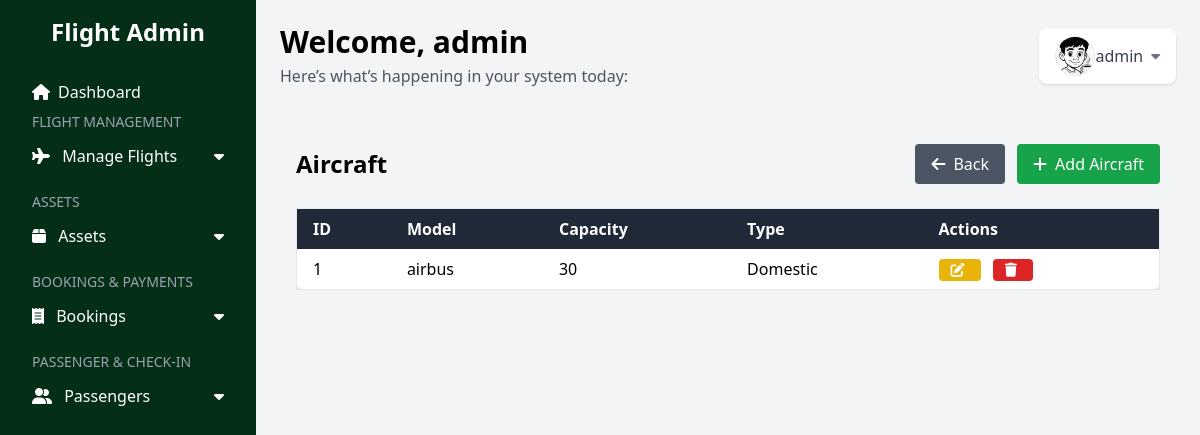
/aircraft (signed in), run on the app's committed database.
### web/models.py (models this page shows)
class User(db.Model, UserMixin):
    id = db.Column(db.Integer, primary_key=True)
    username = db.Column(db.String(225), unique=True, nullable=False)
    password = db.Column(db.String(225), nullable=False)
    profile_image = db.Column(db.String(255), nullable=True, default='default.png')  # default image

class Aircraft(db.Model):
    __tablename__ = 'aircraft'
    id = db.Column(db.Integer, primary_key=True)
    model = db.Column(db.String(100), nullable=False)
    type = db.Column(db.String(20), nullable=False)  # NEW: "Domestic" or "International"
    capacity = db.Column(db.Integer, nullable=False)
    airline_id = db.Column(db.Integer, db.ForeignKey('airline.id'), nullable=False)
    airline = db.relationship('Airline', back_populates='aircraft')
    flights = db.relationship('Flight', back_populates='aircraft')

### web/views.py (the view)
@views.route('/aircraft')
@login_required
def aircraft():
    all_aircraft = Aircraft.query.all()
    return render_template('assets/aircraft.html', aircraft=all_aircraft)

### web/__init__.py (called while the page is built)
def create_app():
    app = Flask(__name__)
    app.config['SECRET_KEY'] = "secret_key"
    app.config['SQLALCHEMY_DATABASE_URI'] = f'sqlite:///{DB_NAME}'
    db.init_app(app)
    from .views import views
    from .auth import auth
    app.register_blueprint(views, url_prefix="/")
    app.register_blueprint(auth, url_prefix="/")
    from .models import User
    create_database(app)
    login_manager = LoginManager()
    login_manager.login_view = 'auth.login'
    login_manager.init_app(app)
    @login_manager.user_loader
    def load_user(id):
        return User.query.get(int(id))
    return app

### web/templates/assets/aircraft.html
{% extends 'base.html' %}
{% block content %}
<div class="max-w-6xl mx-auto px-4 py-8">
    <div class="flex flex-wrap justify-between items-center mb-6">
        <h2 class="text-2xl font-bold">Aircraft</h2>
        <div class="flex gap-3 mt-4 md:mt-0">
            <a href="{{ url_for('views.dashboard') }}" class="inline-flex items-center bg-gray-600 hover:bg-gray-700 text-white px-4 py-2 rounded">
                <i class="fas fa-arrow-left mr-2"></i> Back
            </a>
            <a href="{{ url_for('views.add_aircraft') }}" class="inline-flex items-center bg-green-600 hover:bg-green-700 text-white px-4 py-2 rounded">
                <i class="fas fa-plus mr-2"></i> Add Aircraft
            </a>
        </div>
    </div>
    <div class="overflow-x-auto">
        <table class="min-w-full bg-white shadow border rounded-lg">
            <thead class="bg-gray-800 text-white">
                <tr>
                    <th class="px-4 py-2 text-left">ID</th>
                    <th class="px-4 py-2 text-left">Model</th>
                    <th class="px-4 py-2 text-left">Capacity</th>
                    <th class="px-4 py-2 text-left">Type</th>
                    <th class="px-4 py-2 text-left">Actions</th>
                </tr>
            </thead>
            <tbody class="divide-y divide-gray-200">
                {% for a in aircraft %}
                <tr class="hover:bg-gray-100 even:bg-gray-50">
                    <td class="px-4 py-2">{{ a.id }}</td>
                    <td class="px-4 py-2">{{ a.model }}</td>
                    <td class="px-4 py-2">{{ a.capacity }}</td>
                    <td class="px-4 py-2">{{ a.type }}</td>
                    <td class="px-4 py-2 space-x-2">
                        <a href="{{ url_for('views.edit_aircraft', id=a.id) }}" class="inline-flex items-center px-3 py-1 bg-yellow-500 hover:bg-yellow-600 text-white rounded text-sm">
                            <i class="fas fa-edit mr-1"></i>
                        </a>
                        <a href="{{ url_for('views.delete_aircraft', id=a.id) }}" onclick="return confirm('Delete this aircraft?');" class="inline-flex items-center px-3 py-1 bg-red-600 hover:bg-red-700 text-white rounded text-sm">
                            <i class="fas fa-trash mr-1"></i>
                        </a>
                    </td>
                </tr>
                {% endfor %}
            </tbody>
        </table>
    </div>
</div>
{% endblock %}

### web/templates/base.html (shortened to what this page needs)
<!DOCTYPE html>
<html lang="en">
<head>
  <script src="https://cdn.tailwindcss.com"></script>
  <link href="https://cdnjs.cloudflare.com/ajax/libs/font-awesome/6.4.0/css/all.min.css" rel="stylesheet">
</head>
<body class="h-screen bg-gray-100 flex">
  <nav class="w-64 bg-green-950 text-white flex flex-col p-4 fixed h-full overflow-y-auto">
    <h4 class="text-center text-2xl font-bold mb-6">Flight Admin</h4>
    <a href="{{ url_for('views.dashboard') }}" class="flex justify-between items-center py-2 px-4 hover:bg-gray-700 rounded">
      <span class="flex items-center">
        <i class="fas fa-home mr-2"></i> Dashboard
      </span>
    </a>
    <div class="text-sm uppercase text-gray-400 px-4 mb-1">Flight Management</div>
    <button class="w-full text-left px-4 py-2 hover:bg-gray-700 flex justify-between items-center" onclick="toggleMenu('flightMgmt')">
      <span><i class="fas fa-plane mr-2"></i> Manage Flights</span><i class="fas fa-caret-down"></i>
    </button>
    <div class="text-sm uppercase text-gray-400 px-4 mt-4 mb-1">Assets</div>
    <button class="w-full text-left px-4 py-2 hover:bg-gray-700 flex justify-between items-center" onclick="toggleMenu('assets')">
      <span><i class="fas fa-box mr-2"></i> Assets</span><i class="fas fa-caret-down"></i>
    </button>
    <div class="text-sm uppercase text-gray-400 px-4 mt-4 mb-1">Bookings & Payments</div>
    <button class="w-full text-left px-4 py-2 hover:bg-gray-700 flex justify-between items-center" onclick="toggleMenu('bookings')">
      <span><i class="fas fa-receipt mr-2"></i> Bookings</span><i class="fas fa-caret-down"></i>
    </button>
    <div class="text-sm uppercase text-gray-400 px-4 mt-4 mb-1">Passenger & Check-In</div>
    <button class="w-full text-left px-4 py-2 hover:bg-gray-700 flex justify-between items-center" onclick="toggleMenu('passenger')">
      <span><i class="fas fa-user-friends mr-2"></i> Passengers</span><i class="fas fa-caret-down"></i>
    </button>
  </nav>
  <main class="ml-64 p-6 w-full overflow-y-auto">
    <div class="mb-6 flex justify-between items-center">
      <div>
        <h1 class="text-3xl font-bold mb-1">Welcome, {{ current_user.username }}</h1>
        <p class="text-gray-600">Here’s what’s happening in your system today:</p>
      </div>
      <div class="relative">
        <button onclick="toggleMenu('profileMenu')" class="flex items-center bg-white px-4 py-2 rounded-lg shadow hover:shadow-md transition">
          <img src="{{ url_for('static', filename='uploads/' + current_user.profile_image) }}"
            class="w-10 h-10 rounded-full object-cover border" alt="Profile Image">
          <span class="text-gray-700 font-medium">{{ current_user.username }}</span>
          <i class="fas fa-caret-down ml-2 text-sm text-gray-500"></i>
        </button>
      </div>
    </div>
    {% block content %}
    {% endblock %}
  </main>
</body>
</html>

### data on the page
User: username "admin", profile_image (picture)
Aircraft: id "1", model "airbus", capacity "30", type "Domestic"
